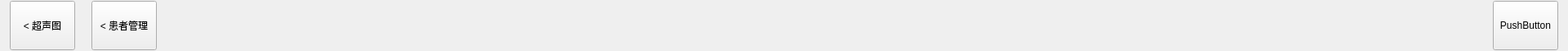
<?xml version="1.0" encoding="UTF-8"?>
<ui version="4.0">
 <class>UltrasoundBottom</class>
 <widget class="qMRMLWidget" name="UltrasoundBottom">
  <property name="geometry">
   <rect>
    <x>0</x>
    <y>0</y>
    <width>1920</width>
    <height>62</height>
   </rect>
  </property>
  <property name="styleSheet">
   <string notr="true"/>
  </property>
  <layout class="QVBoxLayout" name="verticalLayout">
   <property name="leftMargin">
    <number>0</number>
   </property>
   <property name="topMargin">
    <number>0</number>
   </property>
   <property name="rightMargin">
    <number>0</number>
   </property>
   <property name="bottomMargin">
    <number>0</number>
   </property>
   <item>
    <widget class="QWidget" name="widget" native="true">
     <property name="styleSheet">
      <string notr="true"/>
     </property>
     <layout class="QHBoxLayout" name="horizontalLayout">
      <property name="spacing">
       <number>20</number>
      </property>
      <property name="leftMargin">
       <number>12</number>
      </property>
      <property name="topMargin">
       <number>0</number>
      </property>
      <property name="rightMargin">
       <number>12</number>
      </property>
      <property name="bottomMargin">
       <number>0</number>
      </property>
      <item>
       <widget class="QPushButton" name="btn_pre">
        <property name="minimumSize">
         <size>
          <width>0</width>
          <height>60</height>
         </size>
        </property>
        <property name="text">
         <string>&lt; 超声图</string>
        </property>
       </widget>
      </item>
      <item>
       <widget class="QPushButton" name="btn_patient">
        <property name="minimumSize">
         <size>
          <width>0</width>
          <height>60</height>
         </size>
        </property>
        <property name="text">
         <string>&lt; 患者管理</string>
        </property>
       </widget>
      </item>
      <item>
       <spacer name="horizontalSpacer">
        <property name="orientation">
         <enum>Qt::Horizontal</enum>
        </property>
        <property name="sizeHint" stdset="0">
         <size>
          <width>40</width>
          <height>20</height>
         </size>
        </property>
       </spacer>
      </item>
      <item>
       <widget class="QPushButton" name="btn_next">
        <property name="minimumSize">
         <size>
          <width>0</width>
          <height>60</height>
         </size>
        </property>
        <property name="text">
         <string>PushButton</string>
        </property>
       </widget>
      </item>
     </layout>
    </widget>
   </item>
  </layout>
 </widget>
 <customwidgets>
  <customwidget>
   <class>qMRMLWidget</class>
   <extends>QWidget</extends>
   <header>qMRMLWidget.h</header>
   <container>1</container>
  </customwidget>
 </customwidgets>
 <resources/>
 <connections/>
</ui>
